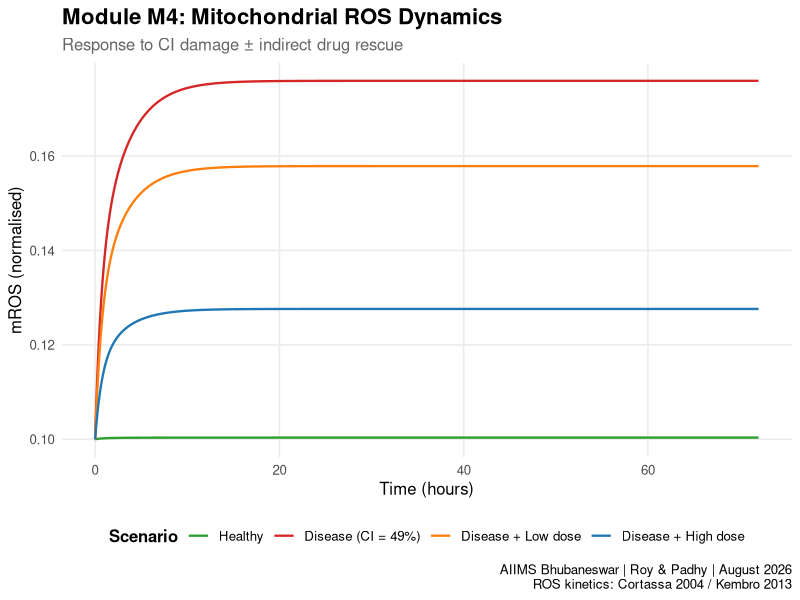
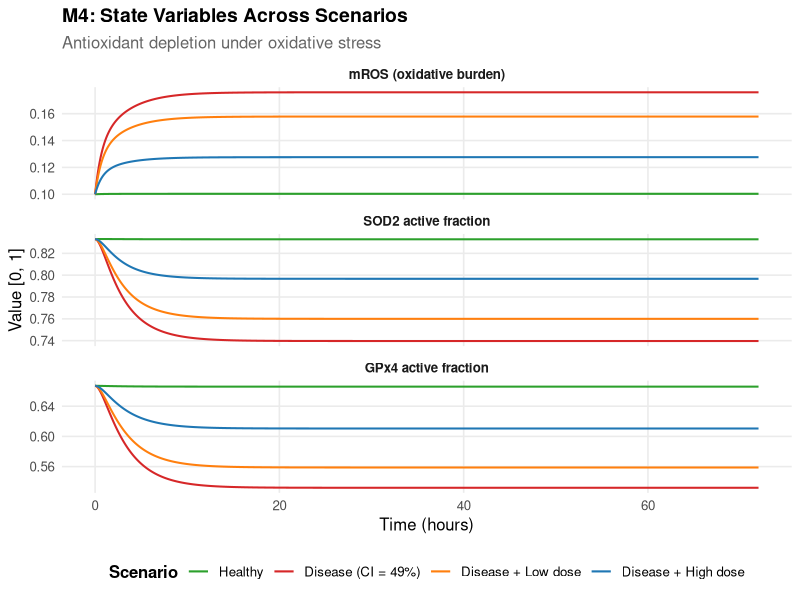
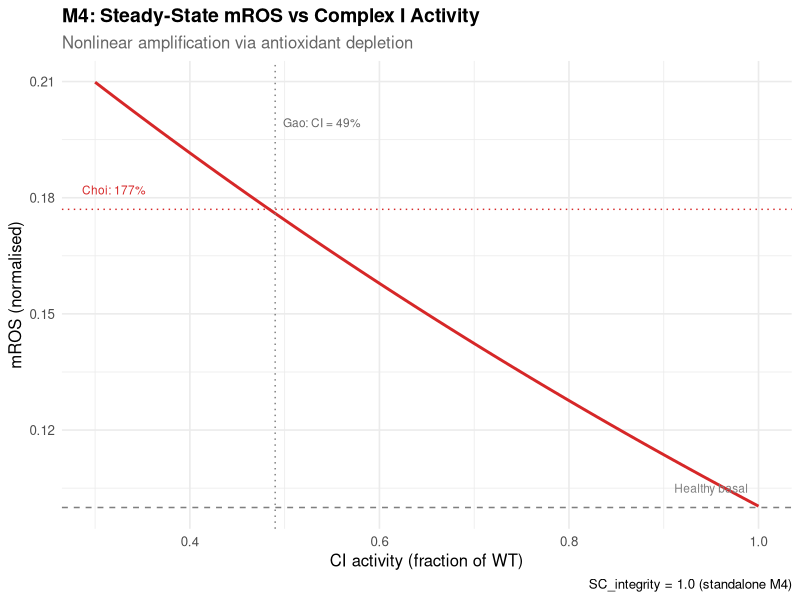
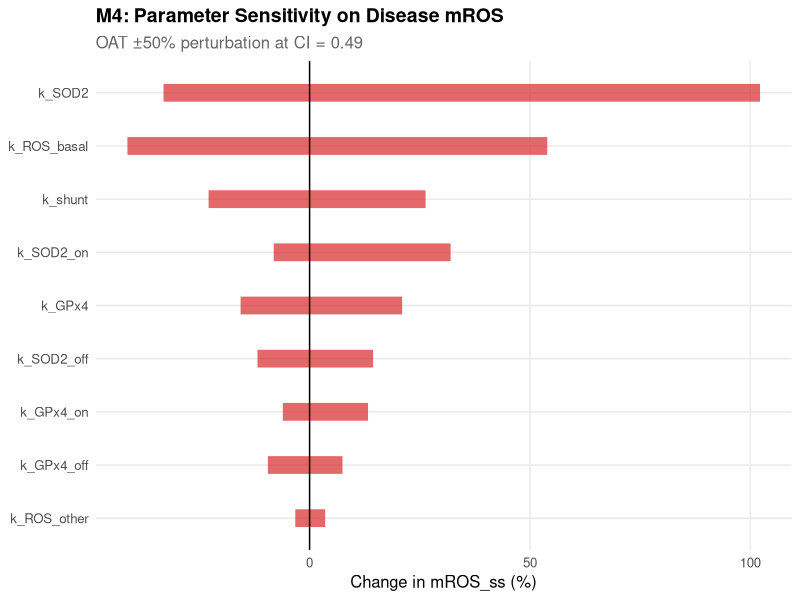

The R source for these figures, in order:
##=============================================================================
## MODULE M4: MITOCHONDRIAL ROS
## Bevemipretide (SBT-272) QSP for Parkinson's Disease
##
## Authors : Dr. Sayantan Shankar Roy, Prof. Biswa Mohan Padhy
## Institute: AIIMS Bhubaneswar, Department of Pharmacology
## Date    : August 2026
## Version : 1.0
##
## State variables (3):
##   mROS     — Mitochondrial ROS level [0,1] (normalised)
##   SOD2_act — MnSOD (SOD2) active fraction [0,1]
##   GPx4_act — GPx4 active fraction [0,1]
##
## Key output to downstream:
##   mROS → M1 (CL oxidation), M2 (aSyn aggregation),
##          M3 (mPTP opening), M7 (direct neurotoxicity)
##
## Upstream inputs (fixed as scenario parameters until M3 is built):
##   CI_activity  — Complex I activity [0,1], from M3
##   SC_integrity — Supercomplex integrity [0,1], from M3
##
## Biology:
##   Superoxide production from ETC electron leak (CI damage), buffered
##   by SOD2 (matrix O₂⁻ → H₂O₂) and GPx4 (H₂O₂ → H₂O).
##   Antioxidant capacity is exhaustible under sustained oxidative stress.
##   mROS represents the integrated oxidative burden, not a single species.
##
## Validation targets:
##   Healthy: mROS ≈ 0.10  (basal)
##   Disease: mROS ≈ 0.177 (177% of basal, Choi 2022)
##   Kembro 2013: [O₂⁻]m ≈ 6.4 nM, [H₂O₂]m ≈ 82 nM at baseline
##
## Data sources:
##   Cortassa 2004 (Biophys J 84:2734): mitochondrial energetics ODE model,
##     SOD kinetics k1 = 2.4×10⁶ mM⁻¹s⁻¹, shunt fraction ~5% of V_O2
##   Kembro/Cortassa 2013 (Biophys J 104:332): two-compartment ME-R model,
##     SOD2 E_T = 0.3 μM, GPx E_T = 0.1 μM, Φ₁ = 5×10⁻³
##   Choi 2022: H₂O₂ = 177% of basal in PD mitochondria
##   Gao 2017: Complex I activity = 49% of WT in PD model
##=============================================================================


library(deSolve)
library(ggplot2)
library(tidyr)
library(dplyr)


cat("========================================================\n")
cat("  MODULE M4: MITOCHONDRIAL ROS — Bevemipretide QSP\n")
cat("  AIIMS Bhubaneswar | August 2026\n")
cat("========================================================\n\n")


##-----------------------------------------------------------------------------
## 1. PARAMETERS
##-----------------------------------------------------------------------------

M4_parameters <- function(CI_activity = 1.0, SC_integrity = 1.0) {

  p <- c(
    ## --- ROS production ---
    k_ROS_basal = 0.122,     # Basal mROS production (h⁻¹)
                              # ESTIMATED: tuned so healthy mROS_ss ≈ 0.10
                              # Kembro: 0.15–2% of total O₂ flux
    k_shunt     = 0.125,     # ETC electron leak from CI damage (h⁻¹)
                              # ESTIMATED: Cortassa shunt concept, normalised
                              # to hit disease mROS ≈ 177% basal (Choi 2022)
                              # with CI_activity = 0.49 (Gao 2017)

    ## --- Antioxidant clearance ---
    k_SOD2      = 1.0,       # SOD2 catalytic rate constant (h⁻¹)
                              # LITERATURE: Cortassa k1=2.4×10⁶ mM⁻¹s⁻¹;
                              # Kembro E_T=0.3 μM; lumped & normalised
    k_GPx4      = 0.5,       # GPx4 catalytic rate constant (h⁻¹)
                              # LITERATURE: Kembro E_T=0.1 μM, Φ₁=5×10⁻³;
                              # lumped & normalised
    k_ROS_other = 0.05,      # Other antioxidant clearance (h⁻¹)
                              # ASSUMED: catalase, thioredoxin, Prx3, etc.

    ## --- SOD2 dynamics ---
    k_SOD2_on   = 0.50,      # SOD2 recovery/reactivation rate (h⁻¹)
                              # ASSUMED: enzyme resynthesis + refolding
    k_SOD2_off  = 1.0,       # SOD2 inactivation by ROS (h⁻¹)
                              # ESTIMATED: H₂O₂ product inhibition
                              # Cortassa: Ki ≈ 0.5 mM

    ## --- GPx4 dynamics ---
    k_GPx4_on   = 0.30,      # GPx4 recovery rate (h⁻¹)
                              # ASSUMED: GSH-dependent recycling
    k_GPx4_off  = 1.5,       # GPx4 inactivation by ROS (h⁻¹)
                              # ESTIMATED: GPx4 more vulnerable than SOD2
                              # (selenocysteine oxidation, ferroptosis link)

    ## --- Upstream coupling (scenario parameters) ---
    CI_activity  = CI_activity,   # From M3: Complex I fractional activity
    SC_integrity = SC_integrity   # From M3: supercomplex assembly [0,1]
  )

  return(p)
}


##-----------------------------------------------------------------------------
## 2. INITIAL CONDITIONS
##-----------------------------------------------------------------------------

M4_init <- function() {
  c(
    mROS     = 0.10,   # Healthy basal ROS level
    SOD2_act = 0.833,  # Near full activity at healthy mROS
    GPx4_act = 0.667   # Active fraction at healthy mROS
  )
}


##-----------------------------------------------------------------------------
## 3. ODE SYSTEM
##-----------------------------------------------------------------------------

M4_odes <- function(t, state, parms) {
  with(as.list(c(state, parms)), {

    ## --- Clamp states to [0, 1] for numerical safety ---
    mROS     <- max(0, min(1, mROS))
    SOD2_act <- max(0, min(1, SOD2_act))
    GPx4_act <- max(0, min(1, GPx4_act))

    ## --- ODE 1: Mitochondrial ROS ---
    ## Production: basal + electron leak from damaged CI
    ## Clearance: SOD2, GPx4, other antioxidants
    ROS_production <- k_ROS_basal +
                      k_shunt * (1 - CI_activity) * SC_integrity

    ROS_clearance  <- (k_SOD2 * SOD2_act +
                       k_GPx4 * GPx4_act +
                       k_ROS_other) * mROS

    dmROS <- ROS_production - ROS_clearance

    ## --- ODE 2: SOD2 active fraction ---
    ## Recovery towards full activity, inactivation by ROS
    dSOD2_act <- k_SOD2_on * (1 - SOD2_act) -
                 k_SOD2_off * mROS * SOD2_act

    ## --- ODE 3: GPx4 active fraction ---
    ## GSH-dependent recovery, ROS-driven inactivation
    dGPx4_act <- k_GPx4_on * (1 - GPx4_act) -
                 k_GPx4_off * mROS * GPx4_act

    ## --- Derived quantities ---
    total_clearance <- k_SOD2 * SOD2_act + k_GPx4 * GPx4_act + k_ROS_other
    mROS_pct_basal  <- mROS / 0.10 * 100   # percentage of healthy basal

    list(
      c(dmROS, dSOD2_act, dGPx4_act),
      ROS_production  = ROS_production,
      ROS_clearance   = ROS_clearance,
      total_clearance = total_clearance,
      mROS_pct_basal  = mROS_pct_basal
    )
  })
}


##-----------------------------------------------------------------------------
## 4. SOLVER
##-----------------------------------------------------------------------------

run_M4 <- function(CI_activity = 1.0, SC_integrity = 1.0,
                   duration_h = 72, dt = 0.1, y0 = NULL) {

  parms <- M4_parameters(CI_activity, SC_integrity)
  if (is.null(y0)) y0 <- M4_init()
  times <- seq(0, duration_h, by = dt)

  out <- ode(y = y0, times = times, func = M4_odes, parms = parms,
             method = "lsoda", atol = 1e-10, rtol = 1e-10)

  result <- as.data.frame(out)
  result$CI_activity  <- CI_activity
  result$SC_integrity <- SC_integrity

  ## Report SS values (last time point)
  ss <- result[nrow(result), ]
  cat(sprintf("M4 | CI=%.2f SC=%.2f | SS: mROS=%.4f (%.0f%% basal) SOD2=%.3f GPx4=%.3f\n",
              CI_activity, SC_integrity,
              ss$mROS, ss$mROS / 0.10 * 100,
              ss$SOD2_act, ss$GPx4_act))

  return(result)
}


##-----------------------------------------------------------------------------
## 5. ANALYTICAL STEADY STATE
##-----------------------------------------------------------------------------

M4_analytical_ss <- function(CI_activity = 1.0, SC_integrity = 1.0) {
  ## Solve the nonlinear SS equation numerically
  p <- M4_parameters(CI_activity, SC_integrity)

  P <- p["k_ROS_basal"] + p["k_shunt"] * (1 - CI_activity) * SC_integrity

  f <- function(m) {
    s2 <- p["k_SOD2_on"] / (p["k_SOD2_on"] + p["k_SOD2_off"] * m)
    g4 <- p["k_GPx4_on"] / (p["k_GPx4_on"] + p["k_GPx4_off"] * m)
    clearance <- (p["k_SOD2"] * s2 + p["k_GPx4"] * g4 + p["k_ROS_other"]) * m
    as.numeric(P - clearance)
  }

  sol <- uniroot(f, interval = c(1e-8, 1.0), tol = 1e-12)

  mROS_ss <- sol$root
  SOD2_ss <- as.numeric(p["k_SOD2_on"] / (p["k_SOD2_on"] + p["k_SOD2_off"] * mROS_ss))
  GPx4_ss <- as.numeric(p["k_GPx4_on"] / (p["k_GPx4_on"] + p["k_GPx4_off"] * mROS_ss))

  return(c(mROS = mROS_ss, SOD2_act = SOD2_ss, GPx4_act = GPx4_ss))
}


##-----------------------------------------------------------------------------
## 6. VERIFICATION TESTS (FDA QSP Guidance Section IV)
##-----------------------------------------------------------------------------

verify_M4 <- function() {

  cat("=== MODULE M4 VERIFICATION TESTS ===\n\n")
  pass_count  <- 0
  total_tests <- 6


  ## --- V1: Healthy steady state in expected range ---
  cat("V1: Healthy steady state (mROS ≈ 0.10)...\n")
  res_h <- run_M4(CI_activity = 1.0, SC_integrity = 1.0, duration_h = 72)
  ss_h  <- res_h[nrow(res_h), ]

  v1 <- (ss_h$mROS > 0.05 && ss_h$mROS < 0.15 &&
         ss_h$SOD2_act > 0.70 && ss_h$GPx4_act > 0.50)
  cat(sprintf("    mROS = %.4f (target: 0.05–0.15)\n", ss_h$mROS))
  cat(sprintf("    SOD2_act = %.3f (expect > 0.70)\n", ss_h$SOD2_act))
  cat(sprintf("    GPx4_act = %.3f (expect > 0.50)\n", ss_h$GPx4_act))
  cat(sprintf("    V1 Healthy SS:              %s\n\n",
              ifelse(v1, "PASS", "FAIL")))
  if (v1) pass_count <- pass_count + 1


  ## --- V2: Disease perturbation increases mROS ---
  ## Gao 2017: CI = 49% WT; Choi 2022: H₂O₂ = 177% basal
  cat("V2: Disease perturbation (CI = 0.49)...\n")
  res_d <- run_M4(CI_activity = 0.49, SC_integrity = 1.0, duration_h = 72)
  ss_d  <- res_d[nrow(res_d), ]

  fold_increase <- ss_d$mROS / ss_h$mROS
  v2 <- (fold_increase > 1.5 && fold_increase < 2.5 &&
         ss_d$SOD2_act < ss_h$SOD2_act &&
         ss_d$GPx4_act < ss_h$GPx4_act)
  cat(sprintf("    Disease mROS = %.4f (%.0f%% of basal)\n",
              ss_d$mROS, fold_increase * 100))
  cat(sprintf("    Target: 150–250%% of basal (Choi 2022: 177%%)\n"))
  cat(sprintf("    SOD2_act = %.3f (was %.3f, depleted: %s)\n",
              ss_d$SOD2_act, ss_h$SOD2_act,
              ifelse(ss_d$SOD2_act < ss_h$SOD2_act, "YES", "NO")))
  cat(sprintf("    GPx4_act = %.3f (was %.3f, depleted: %s)\n",
              ss_d$GPx4_act, ss_h$GPx4_act,
              ifelse(ss_d$GPx4_act < ss_h$GPx4_act, "YES", "NO")))
  cat(sprintf("    V2 Disease perturbation:    %s\n\n",
              ifelse(v2, "PASS", "FAIL")))
  if (v2) pass_count <- pass_count + 1


  ## --- V3: Drug rescue reduces mROS below disease ---
  ## Drug acts indirectly: CL stabilisation → better CI/SC → less leak
  cat("V3: Drug rescue (CI improved to 0.80)...\n")
  res_drug <- run_M4(CI_activity = 0.80, SC_integrity = 1.0, duration_h = 72)
  ss_dr <- res_drug[nrow(res_drug), ]

  v3 <- (ss_dr$mROS < ss_d$mROS && ss_dr$mROS > ss_h$mROS * 0.8)
  cat(sprintf("    Drug mROS = %.4f (disease = %.4f, healthy = %.4f)\n",
              ss_dr$mROS, ss_d$mROS, ss_h$mROS))
  cat(sprintf("    Reduction from disease: %.1f%%\n",
              (1 - ss_dr$mROS / ss_d$mROS) * 100))
  cat(sprintf("    V3 Drug rescue:             %s\n\n",
              ifelse(v3, "PASS", "FAIL")))
  if (v3) pass_count <- pass_count + 1


  ## --- V4: Zero production → zero mROS ---
  cat("V4: Zero production → zero mROS...\n")
  p_zero <- M4_parameters(CI_activity = 1.0, SC_integrity = 1.0)
  p_zero["k_ROS_basal"] <- 0
  y0_zero <- c(mROS = 0.0, SOD2_act = 1.0, GPx4_act = 1.0)
  times_z <- seq(0, 72, by = 0.5)

  out_z <- ode(y = y0_zero, times = times_z, func = M4_odes, parms = p_zero,
               method = "lsoda", atol = 1e-10, rtol = 1e-10)
  df_z <- as.data.frame(out_z)

  v4 <- (max(df_z$mROS) < 1e-10)
  cat(sprintf("    Max mROS with zero production = %.2e\n", max(df_z$mROS)))
  cat(sprintf("    V4 Zero production:         %s\n\n",
              ifelse(v4, "PASS", "FAIL")))
  if (v4) pass_count <- pass_count + 1


  ## --- V5: Non-negativity and boundedness ---
  cat("V5: Non-negativity and boundedness [0,1]...\n")
  all_res <- rbind(res_h, res_d, res_drug)
  v5 <- (all(all_res$mROS >= -1e-10) && all(all_res$mROS <= 1 + 1e-10) &&
         all(all_res$SOD2_act >= -1e-10) && all(all_res$SOD2_act <= 1 + 1e-10) &&
         all(all_res$GPx4_act >= -1e-10) && all(all_res$GPx4_act <= 1 + 1e-10))
  cat(sprintf("    mROS range:     [%.4e, %.4f]\n",
              min(all_res$mROS), max(all_res$mROS)))
  cat(sprintf("    SOD2_act range: [%.4f, %.4f]\n",
              min(all_res$SOD2_act), max(all_res$SOD2_act)))
  cat(sprintf("    GPx4_act range: [%.4f, %.4f]\n",
              min(all_res$GPx4_act), max(all_res$GPx4_act)))
  cat(sprintf("    V5 Boundedness:             %s\n\n",
              ifelse(v5, "PASS", "FAIL")))
  if (v5) pass_count <- pass_count + 1


  ## --- V6: Numerical SS matches analytical SS ---
  cat("V6: Numerical vs analytical steady state...\n")
  ss_analytical_h <- M4_analytical_ss(CI_activity = 1.0, SC_integrity = 1.0)
  ss_analytical_d <- M4_analytical_ss(CI_activity = 0.49, SC_integrity = 1.0)

  err_h <- abs(ss_h$mROS - ss_analytical_h["mROS"]) / ss_analytical_h["mROS"] * 100
  err_d <- abs(ss_d$mROS - ss_analytical_d["mROS"]) / ss_analytical_d["mROS"] * 100

  v6 <- (err_h < 1.0 && err_d < 1.0)
  cat(sprintf("    Healthy: numerical = %.6f, analytical = %.6f (err: %.3f%%)\n",
              ss_h$mROS, ss_analytical_h["mROS"], err_h))
  cat(sprintf("    Disease: numerical = %.6f, analytical = %.6f (err: %.3f%%)\n",
              ss_d$mROS, ss_analytical_d["mROS"], err_d))
  cat(sprintf("    V6 Analytical match (<1%%): %s\n\n",
              ifelse(v6, "PASS", "FAIL")))
  if (v6) pass_count <- pass_count + 1


  ## --- Summary ---
  cat(sprintf("=== M4 VERIFICATION RESULT: %d/%d tests passed ===\n\n",
              pass_count, total_tests))

  return(pass_count == total_tests)
}


##-----------------------------------------------------------------------------
## 7. MULTI-SCENARIO SIMULATION AND PLOTTING
##-----------------------------------------------------------------------------

run_all_M4_scenarios <- function() {

  ## Scenario definitions
  ## Drug effect is INDIRECT: CL stabilisation → improved CI/SC → less leak
  scenarios <- list(
    healthy          = list(CI = 1.00, SC = 1.0, label = "Healthy"),
    disease          = list(CI = 0.49, SC = 1.0, label = "Disease (CI = 49%)"),
    disease_drug_low = list(CI = 0.60, SC = 1.0, label = "Disease + Low dose"),
    disease_drug_hi  = list(CI = 0.80, SC = 1.0, label = "Disease + High dose")
  )

  ## Run all scenarios
  all_data <- data.frame()
  for (name in names(scenarios)) {
    s <- scenarios[[name]]
    res <- run_M4(CI_activity = s$CI, SC_integrity = s$SC, duration_h = 72)
    res$scenario <- s$label
    all_data <- rbind(all_data, res)
  }

  all_data$scenario <- factor(all_data$scenario,
    levels = sapply(scenarios, function(s) s$label))


  ## --- Plot 1: mROS time course ---
  p1 <- ggplot(all_data, aes(x = time, y = mROS, color = scenario)) +
    geom_line(linewidth = 0.8) +
    scale_color_manual(values = c("Healthy" = "#2ca02c",
                                  "Disease (CI = 49%)" = "#d62728",
                                  "Disease + Low dose" = "#ff7f0e",
                                  "Disease + High dose" = "#1f77b4")) +
    labs(
      title = "Module M4: Mitochondrial ROS Dynamics",
      subtitle = "Response to CI damage ± indirect drug rescue",
      x = "Time (hours)",
      y = "mROS (normalised)",
      color = "Scenario",
      caption = paste("AIIMS Bhubaneswar | Roy & Padhy | August 2026\n",
                      "ROS kinetics: Cortassa 2004 / Kembro 2013")
    ) +
    theme_minimal(base_size = 12) +
    theme(
      legend.position = "bottom",
      legend.title = element_text(face = "bold"),
      plot.title = element_text(face = "bold", size = 16),
      plot.subtitle = element_text(color = "gray40"),
      panel.grid.minor = element_blank()
    )

  ggsave("M4_ROS_time_course.png", p1, width = 10, height = 6, dpi = 300)
  cat("Saved: M4_ROS_time_course.png\n")


  ## --- Plot 2: All state variables faceted ---
  plot_vars <- c("mROS", "SOD2_act", "GPx4_act")
  long_data <- all_data %>%
    select(time, scenario, all_of(plot_vars)) %>%
    pivot_longer(cols = all_of(plot_vars),
                 names_to = "variable", values_to = "value")

  long_data$variable <- factor(long_data$variable,
    levels = plot_vars,
    labels = c("mROS (oxidative burden)",
               "SOD2 active fraction",
               "GPx4 active fraction"))

  p2 <- ggplot(long_data, aes(x = time, y = value, color = scenario)) +
    geom_line(linewidth = 0.7) +
    facet_wrap(~ variable, scales = "free_y", ncol = 1) +
    scale_color_manual(values = c("Healthy" = "#2ca02c",
                                  "Disease (CI = 49%)" = "#d62728",
                                  "Disease + Low dose" = "#ff7f0e",
                                  "Disease + High dose" = "#1f77b4")) +
    labs(
      title = "M4: State Variables Across Scenarios",
      subtitle = "Antioxidant depletion under oxidative stress",
      x = "Time (hours)",
      y = "Value [0, 1]",
      color = "Scenario"
    ) +
    theme_minimal(base_size = 12) +
    theme(
      legend.position = "bottom",
      legend.title = element_text(face = "bold"),
      plot.title = element_text(face = "bold", size = 14),
      plot.subtitle = element_text(color = "gray40"),
      strip.text = element_text(face = "bold"),
      panel.grid.minor = element_blank()
    )

  ggsave("M4_ROS_states.png", p2, width = 10, height = 10, dpi = 300)
  cat("Saved: M4_ROS_states.png\n")


  ## --- Plot 3: CI_activity sweep → mROS steady state ---
  ci_sweep <- seq(0.30, 1.00, by = 0.01)
  sweep_data <- data.frame()

  for (ci in ci_sweep) {
    ss_vals <- M4_analytical_ss(CI_activity = ci, SC_integrity = 1.0)
    sweep_data <- rbind(sweep_data, data.frame(
      CI_activity = ci,
      mROS     = ss_vals["mROS"],
      SOD2_act = ss_vals["SOD2_act"],
      GPx4_act = ss_vals["GPx4_act"],
      mROS_pct = ss_vals["mROS"] / 0.1 * 100
    ))
  }

  p3 <- ggplot(sweep_data, aes(x = CI_activity, y = mROS)) +
    geom_line(linewidth = 1, color = "#d62728") +
    geom_hline(yintercept = 0.10, linetype = "dashed", color = "gray50") +
    geom_hline(yintercept = 0.177, linetype = "dotted", color = "#d62728",
               linewidth = 0.5) +
    geom_vline(xintercept = 0.49, linetype = "dotted", color = "gray50") +
    annotate("text", x = 0.49, y = max(sweep_data$mROS) * 0.95,
             label = "Gao: CI = 49%", hjust = -0.1, size = 3, color = "gray40") +
    annotate("text", x = 0.95, y = 0.105,
             label = "Healthy basal", size = 3, color = "gray50") +
    annotate("text", x = 0.32, y = 0.182,
             label = "Choi: 177%", size = 3, color = "#d62728") +
    labs(
      title = "M4: Steady-State mROS vs Complex I Activity",
      subtitle = "Nonlinear amplification via antioxidant depletion",
      x = "CI activity (fraction of WT)",
      y = "mROS (normalised)",
      caption = "SC_integrity = 1.0 (standalone M4)"
    ) +
    theme_minimal(base_size = 12) +
    theme(
      plot.title = element_text(face = "bold", size = 14),
      plot.subtitle = element_text(color = "gray40")
    )

  ggsave("M4_CI_sweep.png", p3, width = 8, height = 5, dpi = 300)
  cat("Saved: M4_CI_sweep.png\n")


  ## --- Plot 4: Tornado sensitivity (±50% on mROS_ss) ---
  base_mROS <- M4_analytical_ss(CI_activity = 0.49, SC_integrity = 1.0)["mROS"]
  p_base    <- M4_parameters(CI_activity = 0.49, SC_integrity = 1.0)

  param_names <- c("k_ROS_basal", "k_shunt", "k_SOD2", "k_GPx4",
                    "k_ROS_other", "k_SOD2_on", "k_SOD2_off",
                    "k_GPx4_on", "k_GPx4_off")

  sens_data <- data.frame()
  for (pname in param_names) {
    for (direction in c(-0.5, 0.5)) {
      p_mod <- p_base
      p_mod[pname] <- p_base[pname] * (1 + direction)

      P_mod <- p_mod["k_ROS_basal"] +
               p_mod["k_shunt"] * (1 - 0.49) * 1.0

      f_mod <- function(m) {
        s2 <- p_mod["k_SOD2_on"] / (p_mod["k_SOD2_on"] + p_mod["k_SOD2_off"] * m)
        g4 <- p_mod["k_GPx4_on"] / (p_mod["k_GPx4_on"] + p_mod["k_GPx4_off"] * m)
        clr <- (p_mod["k_SOD2"] * s2 + p_mod["k_GPx4"] * g4 + p_mod["k_ROS_other"]) * m
        as.numeric(P_mod - clr)
      }

      sol <- tryCatch(
        uniroot(f_mod, interval = c(1e-8, 1.0), tol = 1e-12),
        error = function(e) list(root = NA)
      )

      pct_change <- (sol$root - base_mROS) / base_mROS * 100

      sens_data <- rbind(sens_data, data.frame(
        parameter = pname,
        direction = ifelse(direction > 0, "+50%", "-50%"),
        mROS_ss   = sol$root,
        pct_change = pct_change
      ))
    }
  }

  ## Build tornado bars
  tornado <- sens_data %>%
    group_by(parameter) %>%
    summarise(
      low  = min(pct_change, na.rm = TRUE),
      high = max(pct_change, na.rm = TRUE),
      span = abs(max(pct_change, na.rm = TRUE) - min(pct_change, na.rm = TRUE)),
      .groups = "drop"
    ) %>%
    arrange(span)

  tornado$parameter <- factor(tornado$parameter, levels = tornado$parameter)

  p4 <- ggplot(tornado, aes(y = parameter)) +
    geom_segment(aes(x = low, xend = high, yend = parameter),
                 linewidth = 6, color = "#d62728", alpha = 0.7) +
    geom_vline(xintercept = 0, linewidth = 0.5) +
    labs(
      title = "M4: Parameter Sensitivity on Disease mROS",
      subtitle = "OAT ±50% perturbation at CI = 0.49",
      x = "Change in mROS_ss (%)",
      y = NULL
    ) +
    theme_minimal(base_size = 12) +
    theme(
      plot.title = element_text(face = "bold", size = 14),
      plot.subtitle = element_text(color = "gray40"),
      panel.grid.minor = element_blank()
    )

  ggsave("M4_sensitivity.png", p4, width = 8, height = 5, dpi = 300)
  cat("Saved: M4_sensitivity.png\n\n")


  return(list(data = all_data, sweep = sweep_data, sensitivity = sens_data))
}


##-----------------------------------------------------------------------------
## 8. EXECUTE
##-----------------------------------------------------------------------------

## Run verification
all_passed <- verify_M4()

## Run scenarios and generate plots
if (all_passed) {
  cat("All verification tests passed. Running scenarios...\n\n")
  results <- run_all_M4_scenarios()
} else {
  cat("WARNING: Not all verification tests passed.\n")
  cat("Review output above before running scenarios.\n")
  cat("Running scenarios anyway for diagnostic purposes...\n\n")
  results <- run_all_M4_scenarios()
}
